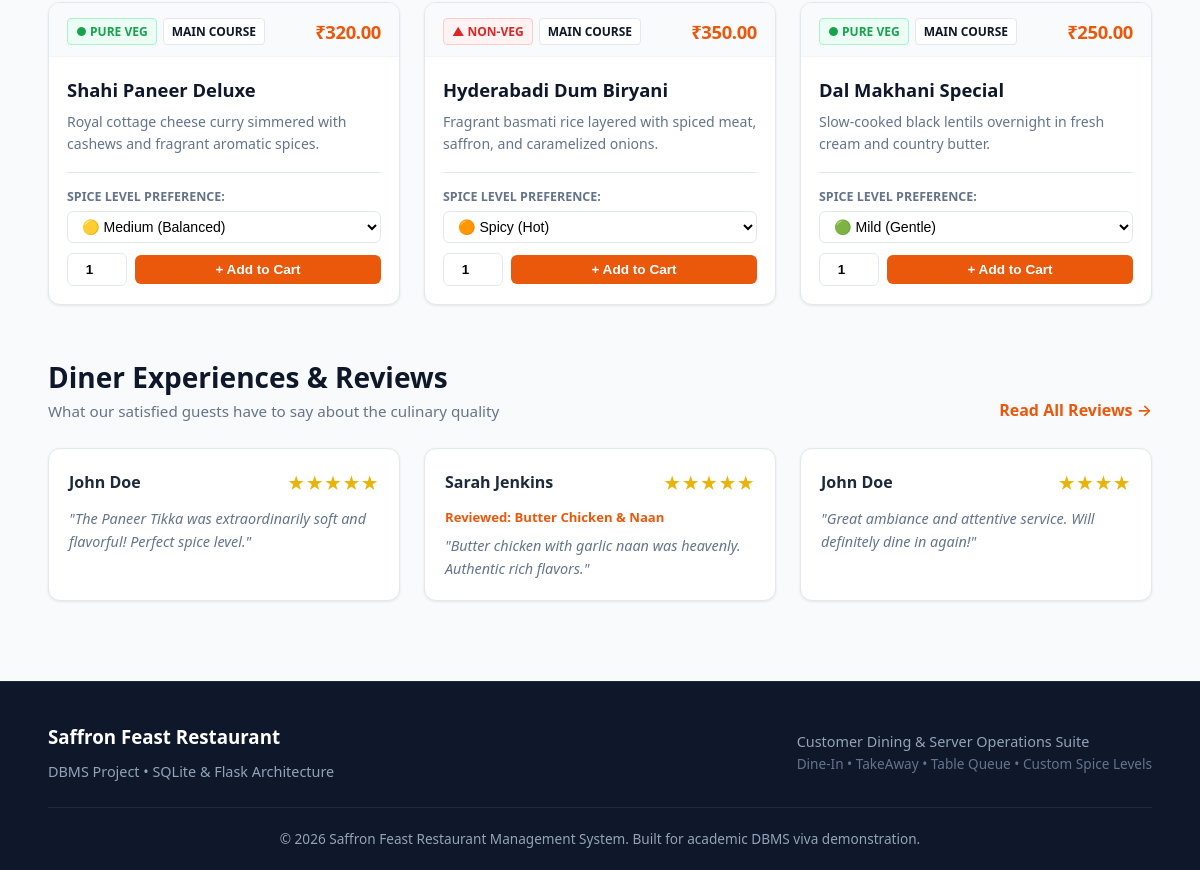
Before: / (lower part) with the older database file.
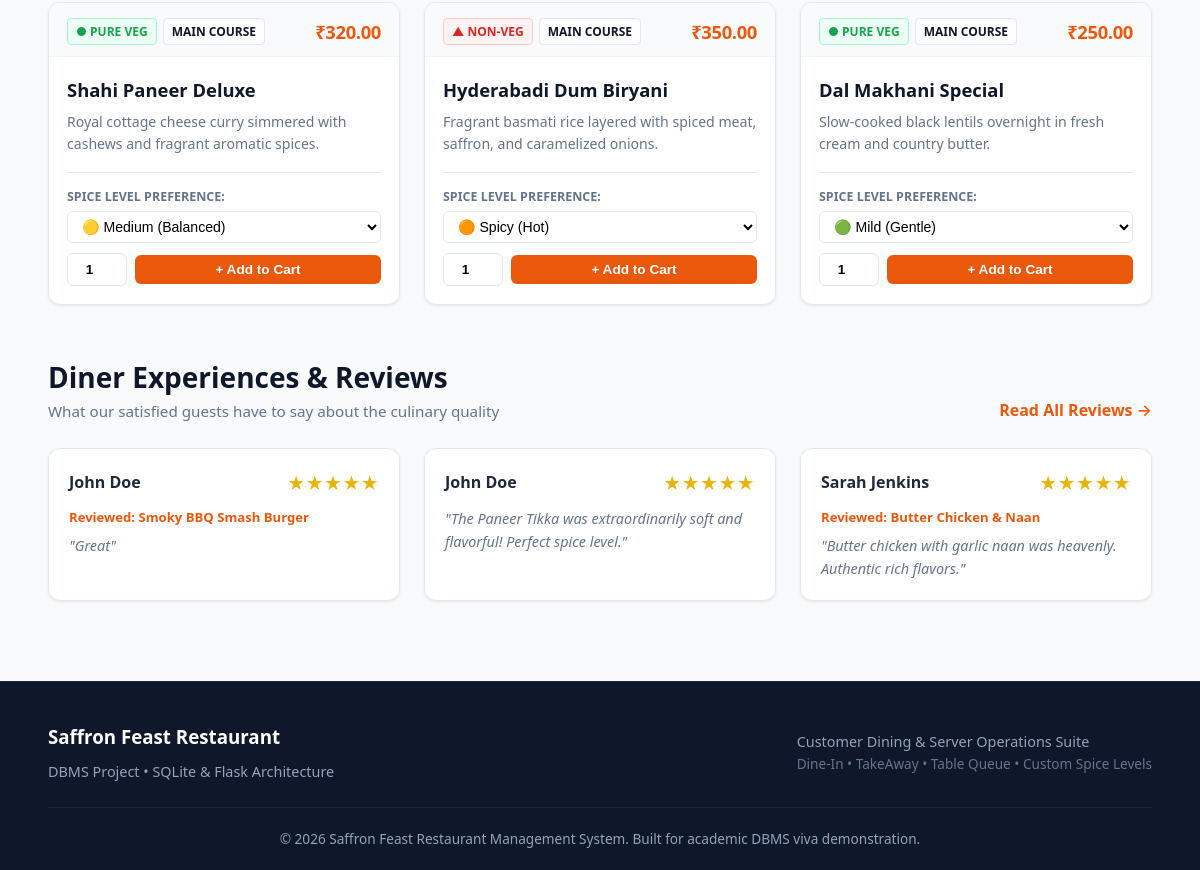
After: the same page with the newer database file.
### tables this page shows
CREATE TABLE menu_items (
    id INTEGER PRIMARY KEY AUTOINCREMENT,
    category_id INTEGER NOT NULL,
    name TEXT NOT NULL,
    description TEXT,
    price REAL NOT NULL CHECK(price > 0),
    diet_type TEXT CHECK(diet_type IN ('veg', 'non-veg')) DEFAULT 'veg',
    is_spicy_customizable INTEGER DEFAULT 1, -- 1: Yes, 0: No
    default_spice_level TEXT CHECK(default_spice_level IN ('Mild', 'Medium', 'Spicy', 'Extra Spicy')) DEFAULT 'Medium',
    image_url TEXT,
    is_available INTEGER DEFAULT 1, -- 1: Available, 0: Out of stock
    FOREIGN KEY (category_id) REFERENCES categories(id) ON DELETE CASCADE
);

CREATE TABLE categories (
    id INTEGER PRIMARY KEY AUTOINCREMENT,
    name TEXT NOT NULL UNIQUE,
    icon TEXT DEFAULT '🍽️'
);

CREATE TABLE reviews (
    id INTEGER PRIMARY KEY AUTOINCREMENT,
    customer_id INTEGER NOT NULL,
    order_id INTEGER,
    menu_item_id INTEGER,
    rating INTEGER NOT NULL CHECK(rating >= 1 AND rating <= 5),
    comment TEXT NOT NULL,
    created_at TIMESTAMP DEFAULT CURRENT_TIMESTAMP,
    FOREIGN KEY (customer_id) REFERENCES users(id) ON DELETE CASCADE,
    FOREIGN KEY (order_id) REFERENCES orders(id) ON DELETE SET NULL,
    FOREIGN KEY (menu_item_id) REFERENCES menu_items(id) ON DELETE SET NULL
);

CREATE TABLE users (
    id INTEGER PRIMARY KEY AUTOINCREMENT,
    name TEXT NOT NULL,
    email TEXT UNIQUE NOT NULL,
    password TEXT NOT NULL,
    phone TEXT,
    role TEXT CHECK(role IN ('customer', 'admin', 'staff')) DEFAULT 'customer',
    created_at TIMESTAMP DEFAULT CURRENT_TIMESTAMP
);

### app.py (the view)
@app.route('/')
@customer_only
def index():
    conn = get_db()
    featured = conn.execute("""
        SELECT m.*, c.name as category_name
        FROM menu_items m
        JOIN categories c ON m.category_id = c.id
        WHERE m.is_available = 1
        LIMIT 6
    """).fetchall()
    offers = conn.execute("SELECT * FROM offers WHERE is_active = 1 LIMIT 3").fetchall()
    reviews = conn.execute("""
        SELECT r.*, u.name as customer_name, m.name as dish_name
        FROM reviews r
        JOIN users u ON r.customer_id = u.id
        LEFT JOIN menu_items m ON r.menu_item_id = m.id
        ORDER BY r.created_at DESC LIMIT 3
    """).fetchall()
    queue_count = conn.execute("SELECT COUNT(*) FROM queue WHERE status = 'Waiting'").fetchone()[0]
    conn.close()
    return render_template('customer/index.html', featured=featured, offers=offers, reviews=reviews, queue_count=queue_count)

### app.py (called while the page is built)
def customer_only(f):
    @wraps(f)
    def decorated_function(*args, **kwargs):
        if session.get('user_role') in ['admin', 'staff']:
            return redirect(url_for('admin_dashboard'))
        return f(*args, **kwargs)
    return decorated_function

@app.context_processor
def inject_global_data():
    cart_count = 0
    if 'cart' in session:
        cart_count = sum(item.get('quantity', 1) for item in session['cart'].values())
    return {
        'current_user': {
            'id': session.get('user_id'),
            'name': session.get('user_name'),
            'role': session.get('user_role'),
            'email': session.get('user_email')
        },
        'cart_count': cart_count
    }

### database.py (called while the page is built)
def get_db():
    conn = sqlite3.connect(DATABASE_PATH)
    conn.row_factory = sqlite3.Row
    conn.execute("PRAGMA foreign_keys = ON;")
    return conn

### templates/customer/index.html (shortened to what this page needs)
{% extends 'base.html' %}
{% block content %}
<div class="container">
  <section style="margin-bottom: 50px;">
    <div class="grid-3">
      {% for item in featured %}
      <div class="menu-card">
        <div class="menu-card-top">
          <div class="menu-card-badges">
            {% if item.diet_type == 'veg' %}
              <span class="badge badge-veg">● Pure Veg</span>
            {% else %}
              <span class="badge badge-nonveg">▲ Non-Veg</span>
            {% endif %}
            <span class="badge badge-category">{{ item.category_name }}</span>
          </div>
          <div class="menu-card-price-tag">₹{{ "%.2f"|format(item.price) }}</div>
        </div>
        <div class="menu-card-body">
          <h3 class="menu-card-title">{{ item.name }}</h3>
          <p class="menu-card-desc">{{ item.description }}</p>
          <form action="{{ url_for('add_to_cart') }}" method="POST" class="menu-card-form">
            {% if item.is_spicy_customizable %}
            <div class="spice-selector-group">
              <label for="spice_{{ item.id }}">Spice Level Preference:</label>
              <select name="spice_level" id="spice_{{ item.id }}" class="spice-select">
                <option value="Mild" {% if item.default_spice_level == 'Mild' %}selected{% endif %}>🟢 Mild (Gentle)</option>
                <option value="Medium" {% if item.default_spice_level == 'Medium' %}selected{% endif %}>🟡 Medium (Balanced)</option>
                <option value="Spicy" {% if item.default_spice_level == 'Spicy' %}selected{% endif %}>🟠 Spicy (Hot)</option>
              </select>
            </div>
            {% else %}
              <input type="hidden" name="spice_level" value="Mild">
            {% endif %}
            <div class="menu-card-actions">
              <input type="number" name="quantity" value="1" min="1" max="20" class="qty-input">
              <button type="submit" class="btn btn-primary btn-block btn-sm">
                + Add to Cart
              </button>
            </div>
          </form>
        </div>
      </div>
      {% endfor %}
    </div>
  </section>
  {% if reviews %}
  <section style="margin-bottom: 20px;">
    <div class="section-header">
      <div>
        <h2>Diner Experiences & Reviews</h2>
        <p>What our satisfied guests have to say about the culinary quality</p>
      </div>
      <a href="{{ url_for('customer_reviews') }}" style="color: var(--primary); font-weight: 600;">Read All Reviews &rarr;</a>
    </div>
    <div class="grid-3">
      {% for rev in reviews %}
      <div class="menu-card" style="padding: 20px;">
        <div style="display: flex; justify-content: space-between; align-items: center; margin-bottom: 10px;">
          <strong>{{ rev.customer_name }}</strong>
          <span style="color: #eab308; font-size: 1.1rem;">
            {% for _ in range(rev.rating) %}★{% endfor %}
          </span>
        </div>
        {% if rev.dish_name %}
          <div style="font-size: 0.82rem; color: var(--primary); font-weight: 600; margin-bottom: 6px;">
            Reviewed: {{ rev.dish_name }}
          </div>
        {% endif %}
        <p style="font-size: 0.9rem; color: var(--text-muted); font-style: italic;">
          "{{ rev.comment }}"
        </p>
      </div>
      {% endfor %}
    </div>
  </section>
  {% endif %}
</div>
{% endblock %}

Changed rows visible on the page:
no longer on this page (row unchanged): reviews: customer_name "John Doe", rating 4 (drawn), comment "Great ambiance and attentive service. Will definitely dine in again!"
added reviews: customer_name "John Doe", rating 5 (drawn), dish_name "Smoky BBQ Smash Burger", comment "Great"
